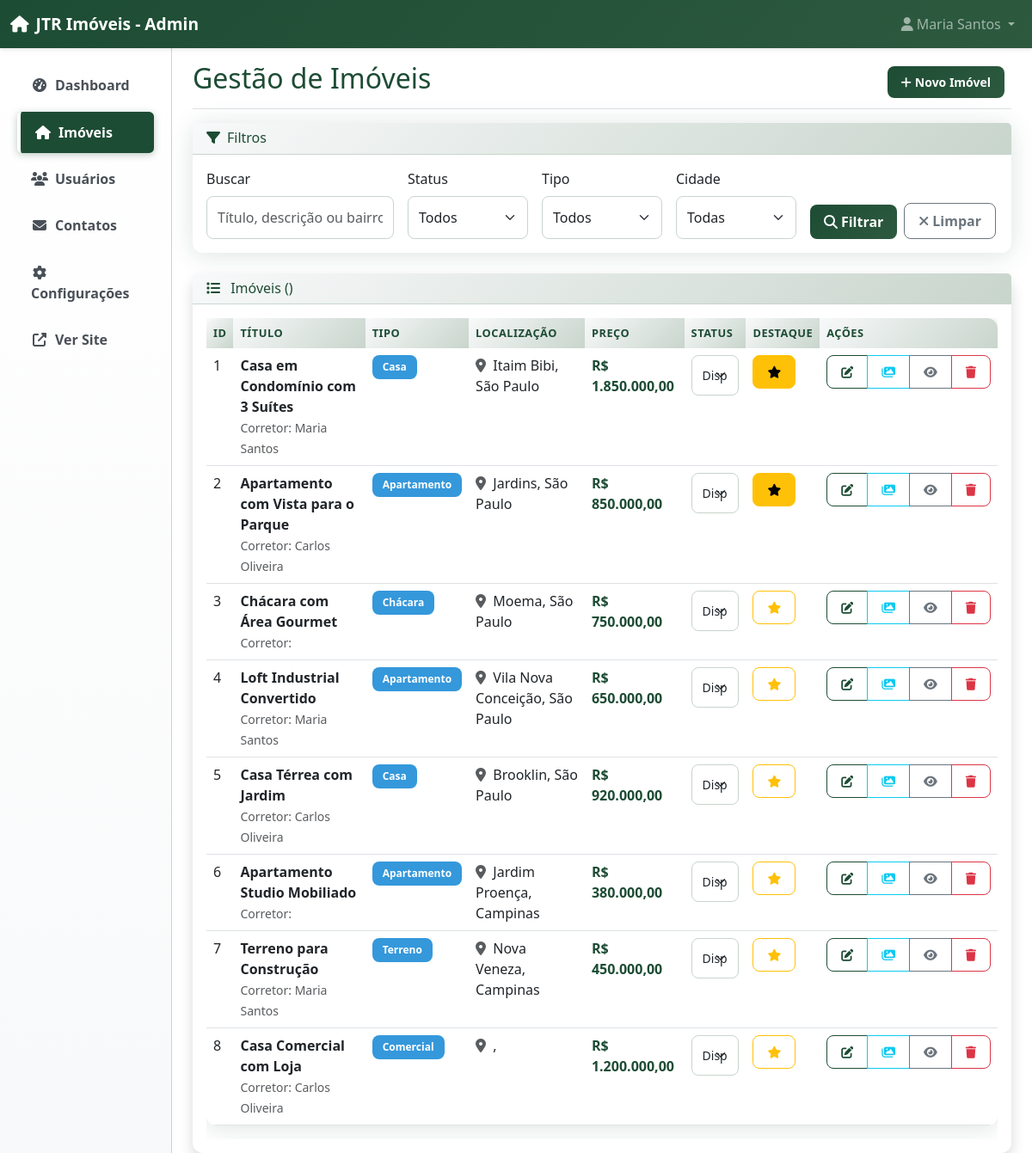
The page /admin/imoveis/index.php (signed in) on the database its author committed.
### tables this page shows
CREATE TABLE imoveis (
    id INT AUTO_INCREMENT PRIMARY KEY,
    titulo VARCHAR(200) NOT NULL,
    descricao TEXT,
    tipo_id INT NOT NULL,
    localizacao_id INT NOT NULL,
    preco DECIMAL(12,2) NOT NULL,
    area_total DECIMAL(8,2),
    area_construida DECIMAL(8,2),
    quartos INT DEFAULT 0,
    banheiros INT DEFAULT 0,
    vagas INT DEFAULT 0,
    suites INT DEFAULT 0,
    endereco VARCHAR(200),
    numero VARCHAR(20),
    complemento VARCHAR(100),
    latitude DECIMAL(10,8),
    longitude DECIMAL(11,8),
    status ENUM('disponivel', 'vendido', 'alugado', 'reservado') DEFAULT 'disponivel',
    destaque BOOLEAN DEFAULT FALSE,
    usuario_id INT NOT NULL,
    data_criacao TIMESTAMP DEFAULT CURRENT_TIMESTAMP,
    data_atualizacao TIMESTAMP DEFAULT CURRENT_TIMESTAMP ON UPDATE CURRENT_TIMESTAMP,
    FOREIGN KEY (tipo_id) REFERENCES tipos_imovel(id),
    FOREIGN KEY (localizacao_id) REFERENCES localizacoes(id),
    FOREIGN KEY (usuario_id) REFERENCES usuarios(id)
);

CREATE TABLE usuarios (
    id INT AUTO_INCREMENT PRIMARY KEY,
    nome VARCHAR(100) NOT NULL,
    email VARCHAR(100) NOT NULL UNIQUE,
    senha VARCHAR(255) NOT NULL,
    nivel ENUM('admin', 'corretor') DEFAULT 'corretor',
    ativo BOOLEAN DEFAULT TRUE,
    data_criacao TIMESTAMP DEFAULT CURRENT_TIMESTAMP,
    data_atualizacao TIMESTAMP DEFAULT CURRENT_TIMESTAMP ON UPDATE CURRENT_TIMESTAMP
);

CREATE TABLE tipos_imovel (
    id INT AUTO_INCREMENT PRIMARY KEY,
    nome VARCHAR(50) NOT NULL,
    descricao TEXT,
    ativo BOOLEAN DEFAULT TRUE
);

CREATE TABLE localizacoes (
    id INT AUTO_INCREMENT PRIMARY KEY,
    cidade VARCHAR(100) NOT NULL,
    bairro VARCHAR(100),
    estado VARCHAR(2) NOT NULL,
    cep VARCHAR(10)
);

### config/database.php (called while the page is built, shortened)
<?php
try {
    $pdo = new PDO("mysql:host=" . DB_HOST . ";dbname=" . DB_NAME . ";charset=utf8", DB_USER, DB_PASS);
    $pdo->setAttribute(PDO::ATTR_ERRMODE, PDO::ERRMODE_EXCEPTION);
    $pdo->setAttribute(PDO::ATTR_DEFAULT_FETCH_MODE, PDO::FETCH_ASSOC);
} catch(PDOException $e) {
    die("Erro na conexão: " . $e->getMessage());
}
function query($sql, $params = []) {
    global $pdo;
    $stmt = $pdo->prepare($sql);
    $stmt->execute($params);
    return $stmt;
}
function fetchAll($sql, $params = []) {
    $stmt = query($sql, $params);
    return $stmt->fetchAll();
}
?>

### config/config.php (called while the page is built, shortened)
<?php
function formatPrice($price) {
    return 'R$ ' . number_format($price, 2, ',', '.');
}

### admin/imoveis/index.php (the view, shortened to what this page needs)
<?php
require_once '../../config/database.php';
require_once '../../config/config.php';
$pagina = isset($_GET['pagina']) ? (int)$_GET['pagina'] : 1;
$por_pagina = 10;
$offset = ($pagina - 1) * $por_pagina;
$busca = isset($_GET['busca']) ? cleanInput($_GET['busca']) : '';
$sql = "SELECT i.*, t.nome as tipo_nome, l.cidade, l.bairro, u.nome as corretor_nome
        FROM imoveis i
        LEFT JOIN tipos_imovel t ON i.tipo_id = t.id
        LEFT JOIN localizacoes l ON i.localizacao_id = l.id
        LEFT JOIN usuarios u ON i.usuario_id = u.id
        WHERE 1=1";
$params = [];
$sql .= " ORDER BY i.data_criacao DESC LIMIT " . (int)$por_pagina . " OFFSET " . (int)$offset;
$imoveis = fetchAll($sql, []);
$sql_count = str_replace("SELECT i.*, t.nome as tipo_nome, l.cidade, l.bairro, u.nome as corretor_nome", "SELECT COUNT(*)", $sql);
$sql_count = preg_replace('/ORDER BY.*LIMIT.*OFFSET.*/', '', $sql_count);
$total_imoveis = fetch($sql_count, $params)['total'];
?>
<!DOCTYPE html>
<html lang="pt-BR">
<head>
    <link href="https://cdn.jsdelivr.net/npm/bootstrap@5.3.0/dist/css/bootstrap.min.css" rel="stylesheet">
    <link href="https://cdnjs.cloudflare.com/ajax/libs/font-awesome/6.4.0/css/all.min.css" rel="stylesheet">
    <link href="../assets/css/admin.css" rel="stylesheet">
</head>
<body>
    <nav class="navbar navbar-expand-lg navbar-dark bg-primary">
        <div class="container-fluid">
            <a class="navbar-brand" href="../index.php">
                <i class="fas fa-home me-2"></i>JTR Imóveis - Admin
            </a>
            <div class="navbar-nav ms-auto">
                <div class="nav-item dropdown">
                    <a class="nav-link dropdown-toggle" href="#" role="button" data-bs-toggle="dropdown">
                        <i class="fas fa-user me-1"></i><?php echo htmlspecialchars($_SESSION['admin_nome']); ?>
                    </a>
                </div>
            </div>
        </div>
    </nav>
    <div class="container-fluid">
        <div class="row">
            <nav class="col-md-3 col-lg-2 d-md-block bg-light sidebar">
                <div class="position-sticky pt-3">
                    <ul class="nav flex-column">
                        <li class="nav-item">
                            <a class="nav-link" href="../index.php">
                                <i class="fas fa-tachometer-alt me-2"></i>Dashboard
                            </a>
                        </li>
                        <li class="nav-item">
                            <a class="nav-link active" href="index.php">
                                <i class="fas fa-home me-2"></i>Imóveis
                            </a>
                        </li>
                        <li class="nav-item">
                            <a class="nav-link" href="../usuarios/">
                                <i class="fas fa-users me-2"></i>Usuários
                            </a>
                        </li>
                        <li class="nav-item">
                            <a class="nav-link" href="../contatos/">
                                <i class="fas fa-envelope me-2"></i>Contatos
                            </a>
                        </li>
                        <li class="nav-item">
                            <a class="nav-link" href="../configuracoes/">
                                <i class="fas fa-cog me-2"></i>Configurações
                            </a>
                        </li>
                        <li class="nav-item">
                            <a class="nav-link" href="../../" target="_blank">
                                <i class="fas fa-external-link-alt me-2"></i>Ver Site
                            </a>
                        </li>
                    </ul>
                </div>
            </nav>
            <main class="col-md-9 ms-sm-auto col-lg-10 px-md-4">
                <div class="d-flex justify-content-between flex-wrap flex-md-nowrap align-items-center pt-3 pb-2 mb-3 border-bottom">
                    <h1 class="h2">Gestão de Imóveis</h1>
                    <div class="btn-toolbar mb-2 mb-md-0">
                        <div class="btn-group me-2">
                            <a href="adicionar.php" class="btn btn-sm btn-primary">
                                <i class="fas fa-plus me-1"></i>Novo Imóvel
                            </a>
                        </div>
                    </div>
                </div>
                <div class="card mb-4">
                    <div class="card-header">
                        <h6 class="mb-0"><i class="fas fa-filter me-2"></i>Filtros</h6>
                    </div>
                    <div class="card-body">
                        <form method="GET" class="row g-3">
                            <div class="col-md-3">
                                <label for="busca" class="form-label">Buscar</label>
                                <input type="text" class="form-control" id="busca" name="busca"
                                       value="<?php echo htmlspecialchars($busca); ?>"
                                       placeholder="Título, descrição ou bairro">
                            </div>
                            <div class="col-md-2">
                                <label for="status" class="form-label">Status</label>
                                <select class="form-select" id="status" name="status">
                                    <option value="">Todos</option>
                                </select>
                            </div>
                            <div class="col-md-2">
                                <label for="tipo" class="form-label">Tipo</label>
                                <select class="form-select" id="tipo" name="tipo">
                                    <option value="">Todos</option>
                                </select>
                            </div>
                            <div class="col-md-2">
                                <label for="cidade" class="form-label">Cidade</label>
                                <select class="form-select" id="cidade" name="cidade">
                                    <option value="">Todas</option>
                                </select>
                            </div>
                            <div class="col-md-3 d-flex align-items-end">
                                <button type="submit" class="btn btn-primary me-2">
                                    <i class="fas fa-search me-1"></i>Filtrar
                                </button>
                                <a href="index.php" class="btn btn-outline-secondary">
                                    <i class="fas fa-times me-1"></i>Limpar
                                </a>
                            </div>
                        </form>
                    </div>
                </div>
                <div class="card shadow">
                    <div class="card-header">
                        <h6 class="mb-0">
                            <i class="fas fa-list me-2"></i>
                            Imóveis (<?php echo $total_imoveis; ?>)
                        </h6>
                    </div>
                    <div class="card-body">
                        <?php if ($imoveis): ?>
                            <div class="table-responsive">
                                <table class="table table-hover">
                                    <thead>
                                        <tr>
                                            <th>ID</th>
                                            <th>Título</th>
                                            <th>Tipo</th>
                                            <th>Localização</th>
                                            <th>Preço</th>
                                            <th>Status</th>
                                            <th>Destaque</th>
                                            <th>Ações</th>
                                        </tr>
                                    </thead>
                                    <tbody>
                                        <?php foreach ($imoveis as $imovel): ?>
                                            <tr>
                                                <td><?php echo $imovel['id']; ?></td>
                                                <td>
                                                    <strong><?php echo htmlspecialchars($imovel['titulo']); ?></strong>
                                                    <br>
                                                    <small class="text-muted">
                                                        Corretor: <?php echo htmlspecialchars($imovel['corretor_nome']); ?>
                                                    </small>
                                                </td>
                                                <td>
                                                    <span class="badge bg-info">
                                                        <?php echo htmlspecialchars($imovel['tipo_nome']); ?>
                                                    </span>
                                                </td>
                                                <td>
                                                    <i class="fas fa-map-marker-alt text-muted me-1"></i>
                                                    <?php echo htmlspecialchars($imovel['bairro'] . ', ' . $imovel['cidade']); ?>
                                                </td>
                                                <td>
                                                    <strong class="text-primary">
                                                        <?php echo formatPrice($imovel['preco']); ?>
                                                    </strong>
                                                </td>
                                                <td>
                                                    <form method="POST" class="d-inline">
                                                        <select name="novo_status" class="form-select form-select-sm" onchange="this.form.submit()">
                                                            <option value="disponivel" <?php echo $imovel['status'] === 'disponivel' ? 'selected' : ''; ?>>Disponível</option>
                                                        </select>
                                                    </form>
                                                </td>
                                                <td>
                                                    <form method="POST" class="d-inline">
                                                        <button type="submit" class="btn btn-sm <?php echo $imovel['destaque'] ? 'btn-warning' : 'btn-outline-warning'; ?>">
                                                            <i class="fas fa-star"></i>
                                                        </button>
                                                    </form>
                                                </td>
                                                <td>
                                                    <div class="btn-group btn-group-sm">
                                                        <a href="editar.php?id=<?php echo $imovel['id']; ?>"
                                                           class="btn btn-outline-primary" title="Editar">
                                                            <i class="fas fa-edit"></i>
                                                        </a>
                                                        <a href="fotos.php?id=<?php echo $imovel['id']; ?>"
                                                           class="btn btn-outline-info" title="Gerenciar Fotos">
                                                            <i class="fas fa-images"></i>
                                                        </a>
                                                        <a href="../../index.php?page=imovel&id=<?php echo $imovel['id']; ?>"
                                                           class="btn btn-outline-secondary" title="Ver no Site" target="_blank">
                                                            <i class="fas fa-eye"></i>
                                                        </a>
                                                        <button type="button" class="btn btn-outline-danger"
                                                                onclick="confirmarExclusao(<?php echo $imovel['id']; ?>)" title="Excluir">
                                                            <i class="fas fa-trash"></i>
                                                        </button>
                                                    </div>
                                                </td>
                                            </tr>
                                        <?php endforeach; ?>
                                    </tbody>
                                </table>
                            </div>
                        <?php endif; ?>
                    </div>
                </div>
            </main>
        </div>
    </div>
</body>
</html>

### rows shown on the page
imoveis: id "1", titulo "Casa em Condomínio com 3 Suítes", usuario.nome "Maria Santos", tipo.nome "Casa", localizacao.cidade "Itaim Bibi, São Paulo", preco "R$ 1.850.000,00", novo_status "Disponível"
imoveis: id "2", titulo "Apartamento com Vista para o Parque", usuario.nome "Carlos Oliveira", tipo.nome "Apartamento", localizacao.cidade "Jardins, São Paulo", preco "R$ 850.000,00", novo_status "Disponível"
imoveis: id "3", titulo "Chácara com Área Gourmet", tipo.nome "Chácara", localizacao.cidade "Moema, São Paulo", preco "R$ 750.000,00", novo_status "Disponível"
imoveis: id "4", titulo "Loft Industrial Convertido", usuario.nome "Maria Santos", tipo.nome "Apartamento", localizacao.cidade "Vila Nova Conceição, São Paulo", preco "R$ 650.000,00", novo_status "Disponível"
imoveis: id "5", titulo "Casa Térrea com Jardim", usuario.nome "Carlos Oliveira", tipo.nome "Casa", localizacao.cidade "Brooklin, São Paulo", preco "R$ 920.000,00", novo_status "Disponível"
imoveis: id "6", titulo "Apartamento Studio Mobiliado", tipo.nome "Apartamento", localizacao.cidade "Jardim Proença, Campinas", preco "R$ 380.000,00", novo_status "Disponível"
imoveis: id "7", titulo "Terreno para Construção", usuario.nome "Maria Santos", tipo.nome "Terreno", localizacao.cidade "Nova Veneza, Campinas", preco "R$ 450.000,00", novo_status "Disponível"
imoveis: id "8", titulo "Casa Comercial com Loja", usuario.nome "Carlos Oliveira", tipo.nome "Comercial", cidade ",", preco "R$ 1.200.000,00", novo_status "Disponível"

### other values the page prints
$_SESSION['admin_nome'] "Maria Santos"
